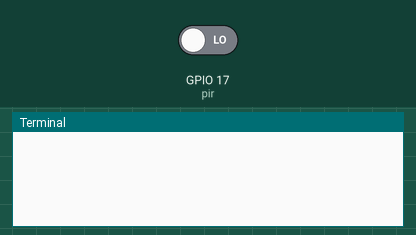
Simulated run of this program. Board: Raspberry Pi (BCM pin numbers). Parts: the last lines printed to the terminal. Inputs (shaded band) come from the test bench; at power-on: GPIO 17 (pir) LOW.

Above: at 1.2 s.
1.3 s: GPIO 17 (pir) driven HIGH
At 2.5 s:
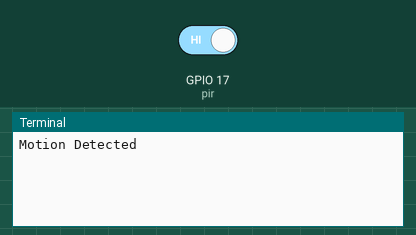
2.8 s: GPIO 17 (pir) driven LOW
At 3.9 s:
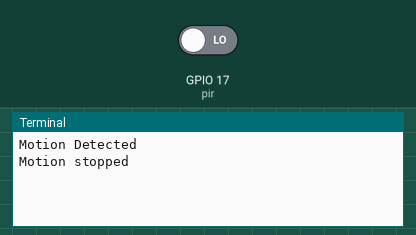

The program:

pir_smoke_test.py
```python
from gpiozero import MotionSensor
from signal import pause

pir = MotionSensor(17)

def motion_function():
    print("Motion Detected")

def no_motion_function():
    print("Motion stopped")

pir.when_motion = motion_function
pir.when_no_motion = no_motion_function

pause()  
```

Measured:
- after the input at 1.3 s, the terminal: prints a new line at once (image 1)
- after the input at 2.8 s, the terminal: prints a new line at once (image 2)
